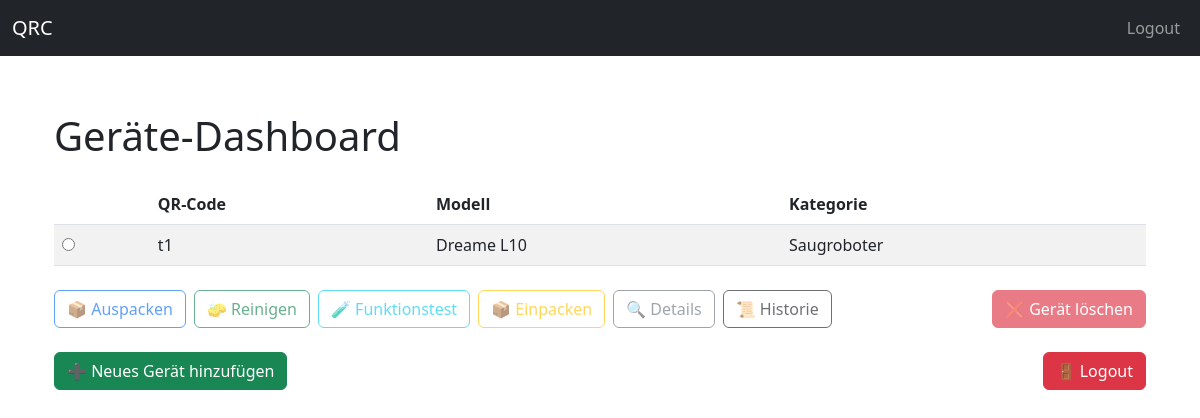
The page /benutzer/dashboard (signed in) on the database its author committed.
### models/geraet_db.py (models this page shows)
class Geraet(db.Model):
    __tablename__ = "geraete"
    id = db.Column(db.Integer, primary_key=True)
    qrcode = db.Column(db.String, unique=True, nullable=False)
    modell_id = db.Column(db.Integer, db.ForeignKey("modell.id"), nullable=False)
    zustand_id = db.Column(db.Integer, db.ForeignKey("zustaende.id"), nullable=False)
    benutzer_id = db.Column(db.Integer, db.ForeignKey("benutzer.id"), nullable=False)
    modell = db.relationship("Modell", back_populates="geraete")
    zustand = db.relationship("Zustand")
    benutzer = db.relationship("Benutzer", backref="geraete")
    historie = db.relationship("Historie", backref="geraet", lazy=True)
    module = db.relationship("Modul", back_populates="geraet", cascade="all, delete-orphan")
    teile = db.relationship("Teil", back_populates="geraet")
    testdurchlaeufe = db.relationship("GeraeteTestDurchlauf", back_populates="geraet", cascade="all, delete-orphan")

### models/modell_db.py (models this page shows, shortened)
class Modell(db.Model):
    __tablename__ = "modell"
    id = db.Column(db.Integer, primary_key=True, index=True)
    name = db.Column(db.String(100), unique=True, nullable=False, index=True)
    kategorie_id = db.Column(db.Integer, db.ForeignKey("kategorie.id"), nullable=False)
    kategorie = db.relationship("Kategorie", back_populates="modelle")
    geraete = db.relationship("Geraet", back_populates="modell")
    module = db.relationship(Modul, back_populates="modell", cascade="all, delete-orphan")

### models/kategorie_db.py (models this page shows, shortened)
class Kategorie(db.Model):
    __tablename__ = "kategorie"
    id = db.Column(db.Integer, primary_key=True)
    name = db.Column(db.String(100), nullable=False, unique=True)
    modelle = db.relationship("Modell", back_populates="kategorie", lazy=True)

### app/routes/benutzer_routes.py (the view)
@benutzer_bp.route("/benutzer/dashboard")
@login_required
def dashboard():
    geraete = (
        GeraetDB.query
        .filter_by(benutzer_id=current_user.id)
        .order_by(GeraetDB.id.desc())  # sortiert nach zuletzt erstelltem Gerät
        .all()
    )
    return render_template("dashboard.html", geraete=geraete)

### app/app.py (called while the page is built)
@login_manager.user_loader
def load_user(user_id):
    return Benutzer.query.get(int(user_id))

### models/benutzer_db.py (called while the page is built)
    @property
    def ist_admin(self):
        return self.rolle == "admin"

### app/templates/dashboard.html (shortened to what this page needs)
{% extends "base.html" %}
{% block content %}
<div class="container mt-5">
  <h1 class="mb-4">Geräte-Dashboard</h1>
  {% if geraete %}
  <div id="geraeteForm">
    <table class="table table-striped align-middle">
      <thead>
        <tr>
          <th></th>
          <th>QR-Code</th>
          <th>Modell</th>
          <th>Kategorie</th>
        </tr>
      </thead>
      <tbody>
        {% for geraet in geraete %}
        <tr>
          <td>
            <input type="radio" name="geraet_id" value="{{ geraet.id }}" data-qrcode="{{ geraet.qrcode }}">
          </td>
          <td>{{ geraet.qrcode }}</td>
          <td>{{ geraet.modell.name }}</td>
          <td>{{ geraet.modell.kategorie.name }}</td>
        </tr>
        {% endfor %}
      </tbody>
    </table>
    <div class="d-flex gap-2 mt-4 flex-wrap justify-content-between">
      <div class="d-flex gap-2 flex-wrap">
        <a id="btn-auspacken" href="#" class="btn btn-outline-primary disabled">📦 Auspacken</a>
        <a id="btn-reinigen" href="#" class="btn btn-outline-success disabled">🧽 Reinigen</a>
        <a id="btn-funktionstest" href="#" class="btn btn-outline-info disabled">🧪 Funktionstest</a>
        <a id="btn-einpacken" href="#" class="btn btn-outline-warning disabled">📦 Einpacken</a>
        <a id="btn-details" href="#" class="btn btn-outline-secondary disabled">🔍 Details</a>
        <a id="btn-historie" href="#" class="btn btn-outline-dark disabled">📜 Historie</a>
      </div>
      {% if current_user.ist_admin %}
      <form id="loeschenForm" method="POST" action="#" class="d-inline">
        <button id="btn-loeschen" type="submit" class="btn btn-danger disabled" onclick="return confirm('Gerät wirklich löschen?');">❌ Gerät löschen</button>
      </form>
      {% endif %}
    </div>
  </div>
  {% else %}
    <div class="alert alert-info">
      Noch keine Geräte vorhanden.
    </div>
  {% endif %}
  <div class="mt-4">
    <a href="{{ url_for('geraete.geraet_neu') }}" class="btn btn-success">➕ Neues Gerät hinzufügen</a>
    <a href="{{ url_for('login.logout') }}" class="btn btn-danger float-end">🚪 Logout</a>
  </div>
</div>
{% endblock %}

### app/templates/base.html (style rules this page uses)
body { padding-top: 4rem; }

### rows shown on the page
Geraet: qrcode "t1", modell.name "Dreame L10", modell.kategorie.name "Saugroboter"
